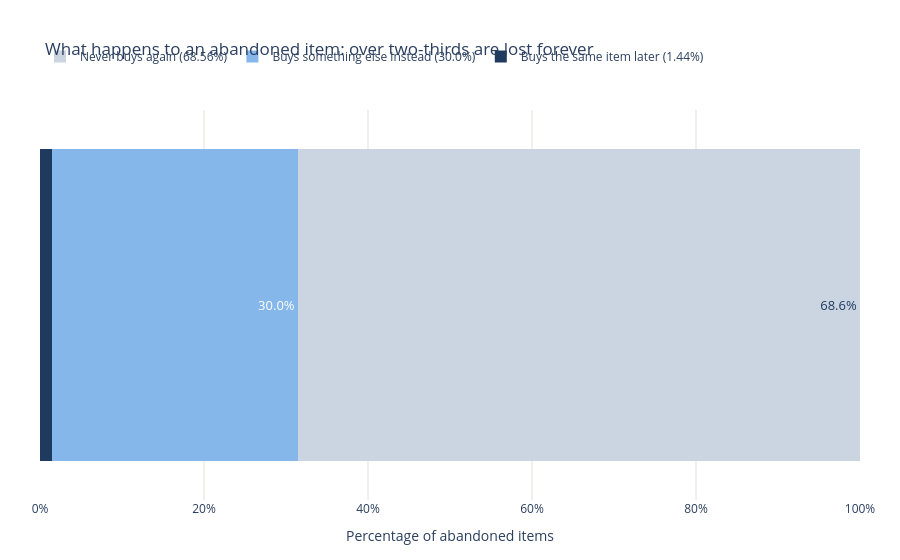

This figure's notebook cell:
### Code cell
fig = go.Figure()


fig.add_trace(go.Bar(
    x=[1.44],
    y=['Abandoned Items'],
    orientation='h',
    name='Buys the same item later (1.44%)',
    marker_color='#1F3A5F',
    text=[''], 
    textposition='inside',
    marker_line_width=0
))

fig.add_trace(go.Bar(
    x=[30.0],
    y=['Abandoned Items'],
    orientation='h',
    name='Buys something else instead (30.0%)',
    marker_color='#85B7EB',
    text=['30.0%'],
    textposition='inside',
    textfont=dict(color='white', size=13),
    marker_line_width=0
))

fig.add_trace(go.Bar(
    x=[68.56],
    y=['Abandoned Items'],
    orientation='h',
    name='Never buys again (68.56%)',
    marker_color='#CBD5E1',
    text=['68.6%'],
    textposition='inside',
    textfont=dict(color='#1F3A5F', size=13),
    marker_line_width=0
))

fig.update_layout(
    title='What happens to an abandoned item: over two-thirds are lost forever',
    barmode='stack',
    xaxis=dict(
        title='Percentage of abandoned items', 
        range=[0, 100], 
        gridcolor='#e1e0d9', 
        ticksuffix='%'
    ),
    yaxis=dict(
        automargin=True, 
        showticklabels=False 
    ),
    plot_bgcolor='white',
    showlegend=True,
    legend=dict(
        orientation='h',
        yanchor='bottom',
        y=1.1,
        xanchor='left',
        x=0
    ),
    margin=dict(l=40, t=110, b=60, r=40)
)

fig.add_annotation(
    x=0, y=-0.35, xref='x', yref='paper', xanchor='left',
    text="Remarketing insight: Since only 1.44% buy the exact same item, focus your retargeting campaigns on cross-selling alternatives.",
    showarrow=False, font=dict(size=12, color='gray')
)

fig.show()

fig.write_html("what_happens_to_an_abandoned_item.html")

### Figure 1 — Plotly figure (JSON) as saved in the notebook; plotly's stock layout.template omitted (floating-point values rounded to 4 significant figures)
{"data": [{"marker": {"color": "#1F3A5F", "line": {"width": 0}}, "name": "Buys the same item later (1.44%)", "orientation": "h", "text": [""], "textposition": "inside", "type": "bar", "x": [1.44], "y": ["Abandoned Items"]}, {"marker": {"color": "#85B7EB", "line": {"width": 0}}, "name": "Buys something else instead (30.0%)", "orientation": "h", "text": ["30.0%"], "textfont": {"color": "white", "size": 13}, "textposition": "inside", "type": "bar", "x": [30], "y": ["Abandoned Items"]}, {"marker": {"color": "#CBD5E1", "line": {"width": 0}}, "name": "Never buys again (68.56%)", "orientation": "h", "text": ["68.6%"], "textfont": {"color": "#1F3A5F", "size": 13}, "textposition": "inside", "type": "bar", "x": [68.56], "y": ["Abandoned Items"]}], "layout": {"annotations": [{"font": {"color": "gray", "size": 12}, "showarrow": false, "text": "Remarketing insight: Since only 1.44% buy the exact same item, focus your retargeting campaigns on cross-selling alternatives.", "x": 0, "xanchor": "left", "xref": "x", "y": -0.35, "yref": "paper"}], "barmode": "stack", "legend": {"orientation": "h", "x": 0, "xanchor": "left", "y": 1.1, "yanchor": "bottom"}, "margin": {"b": 60, "l": 40, "r": 40, "t": 110}, "plot_bgcolor": "white", "showlegend": true, "title": {"text": "What happens to an abandoned item: over two-thirds are lost forever"}, "xaxis": {"gridcolor": "#e1e0d9", "range": [0, 100], "ticksuffix": "%", "title": {"text": "Percentage of abandoned items"}}, "yaxis": {"automargin": true, "showticklabels": false}}}
